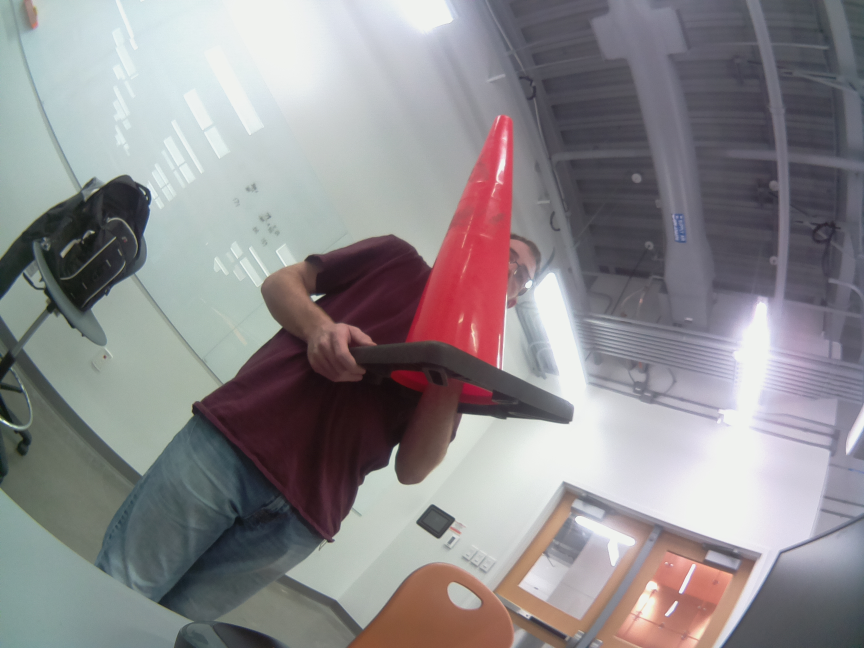
#> input picture Test.jpg, 2592 x 1944 px, given in place of the camera (shown at 1/3 size)
$ python Test.py
#> lines starting #> are read from the running program, lines starting #| are printed output that depends on the picture; after the words box and inside, x2 and y2 are one past the last pixel; in counts of white or black regions, pixels touching at a corner belong together
import cv2
import numpy as np
import imutils

cap = cv2.VideoCapture(0)

while(1):

    # Take each frame
    _, frame = cap.read()
#> frame is the input picture: shape (1944, 2592, 3); mean B, G, R 140.4, 137.7, 140.9


    # Convert BGR to HSV
    hsv = cv2.cvtColor(frame, cv2.COLOR_BGR2HSV)
#> hsv: shape (1944, 2592, 3); mean H, S, V 98.9, 37.6, 149.9


    lower_value1 = np.array([5,121,180])
    upper_value1 = np.array([50,210,255])

    lower_value3 = np.array([20,120,50])
    upper_value3 = np.array([200,255,170])


    mask_color1 = cv2.inRange(hsv, lower_value1, upper_value1)
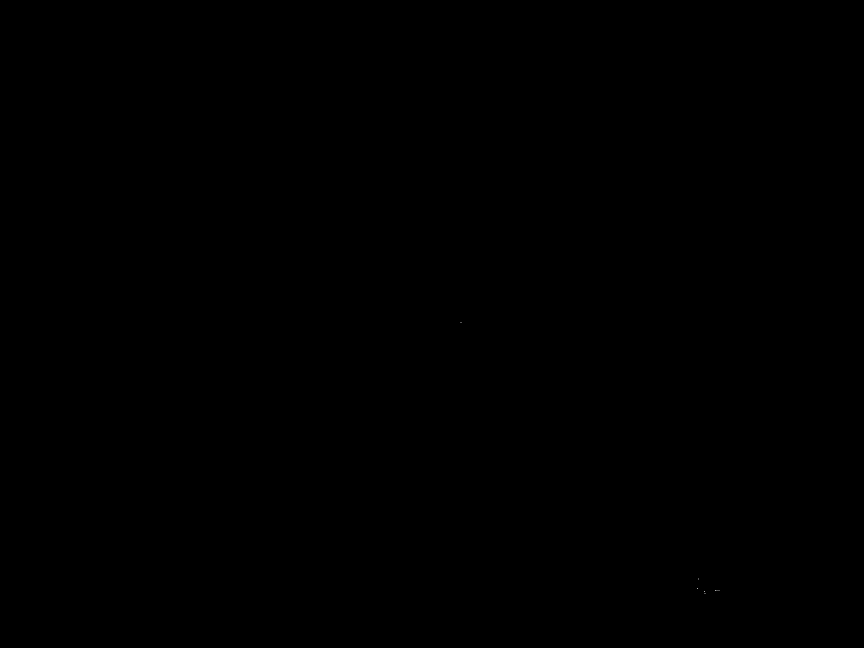
#> mask_color1: shape (1944, 2592) (shown at 1/3 size); 0% white in thin lines or dots, all inside (x1, y1, x2, y2) = (1382, 966, 2158, 1781)
    mask_color3 = cv2.inRange(hsv, lower_value3, upper_value3)
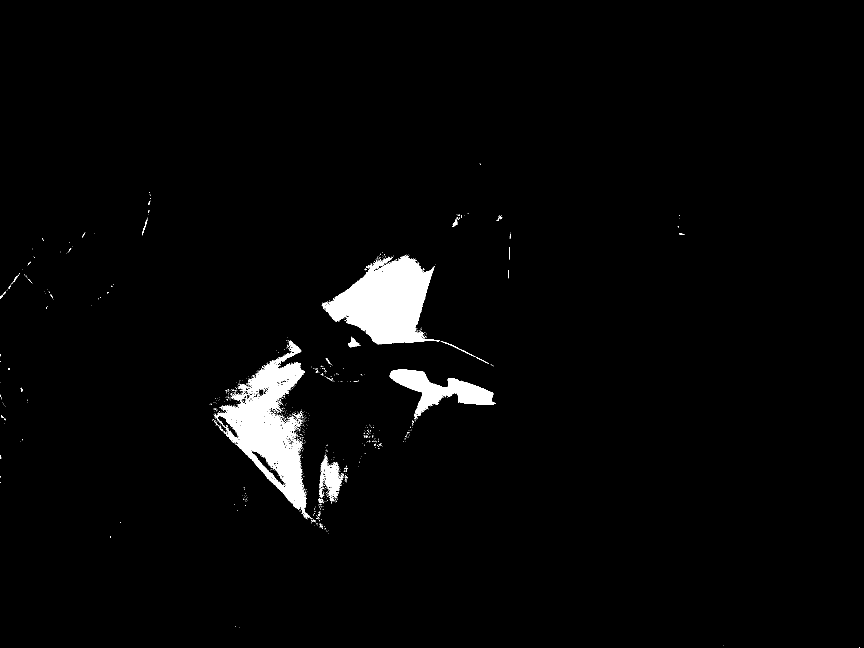
#> mask_color3: shape (1944, 2592) (shown at 1/3 size); 2.5% white; 1149 white regions (1109 under 20 px), largest, box (x1, y1, x2, y2) and area: (965, 766, 1320, 1033) 51706, (644, 1023, 929, 1553) 47944, (1169, 1108, 1488, 1256) 16687
    mask = mask_color1 + mask_color3

    res = cv2.bitwise_and(frame,frame, mask= mask)
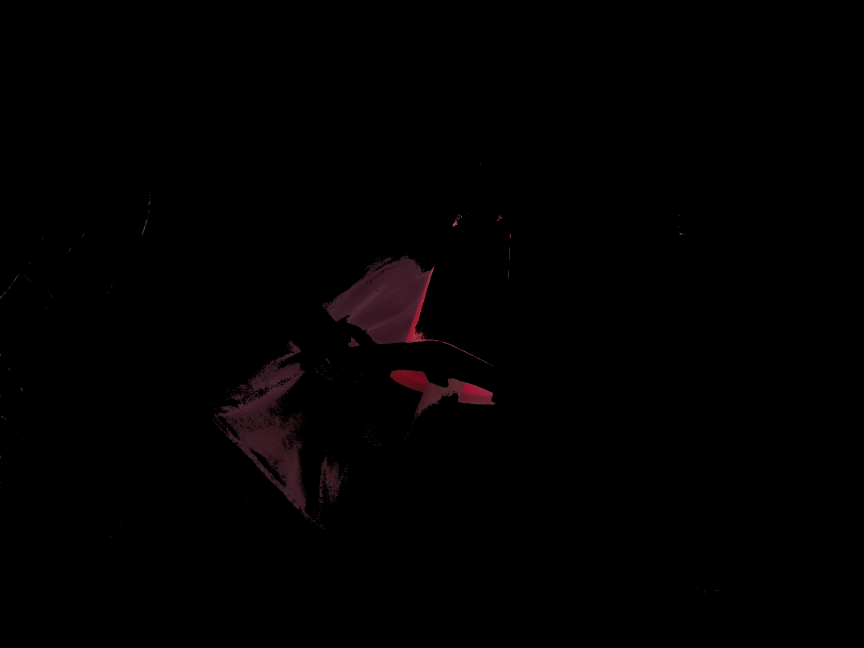
#> res: shape (1944, 2592, 3) (shown at 1/3 size); mean B, G, R 1, 0.7, 1.7
    edge = cv2.Canny(res,100,200)
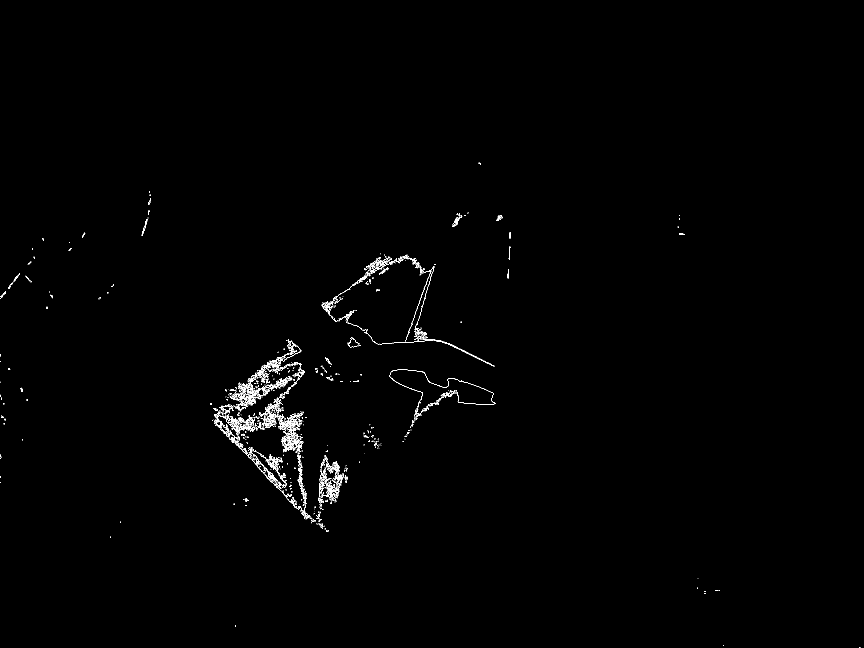
#> edge: shape (1944, 2592) (shown at 1/3 size); 0.44% white in thin lines or dots, all inside (x1, y1, x2, y2) = (0, 488, 2581, 1944)
    kernel = np.ones((10,10),None)
    kernel2 = np.ones((25,25),None)
    opening = cv2.morphologyEx(mask,cv2.MORPH_OPEN, kernel)
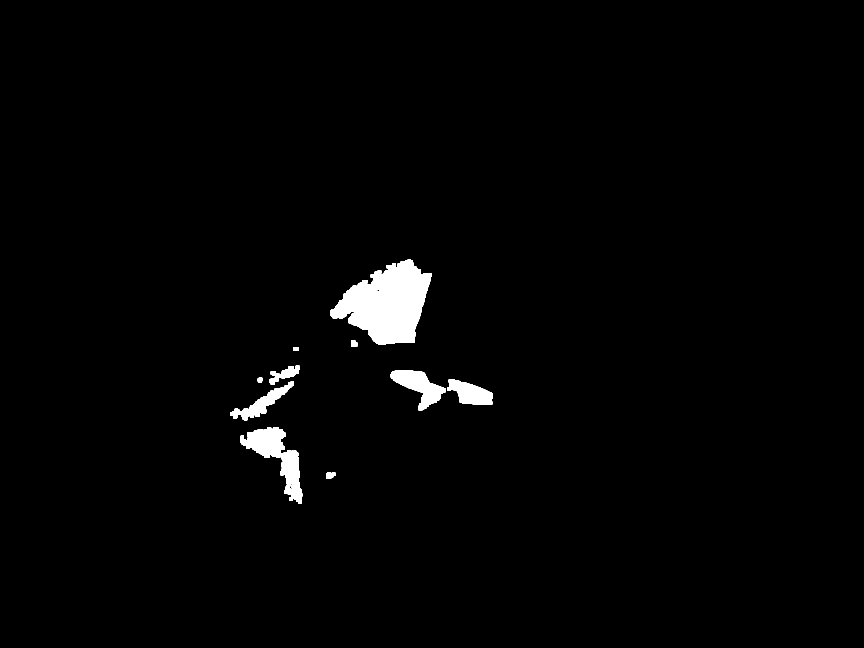
#> opening: shape (1944, 2592) (shown at 1/3 size); 1.7% white; 14 white regions, largest, box (x1, y1, x2, y2) and area: (991, 779, 1295, 1033) 46429, (721, 1281, 907, 1512) 15140, (1172, 1110, 1337, 1231) 8893
    closing = cv2.morphologyEx(opening,cv2.MORPH_CLOSE, kernel2)
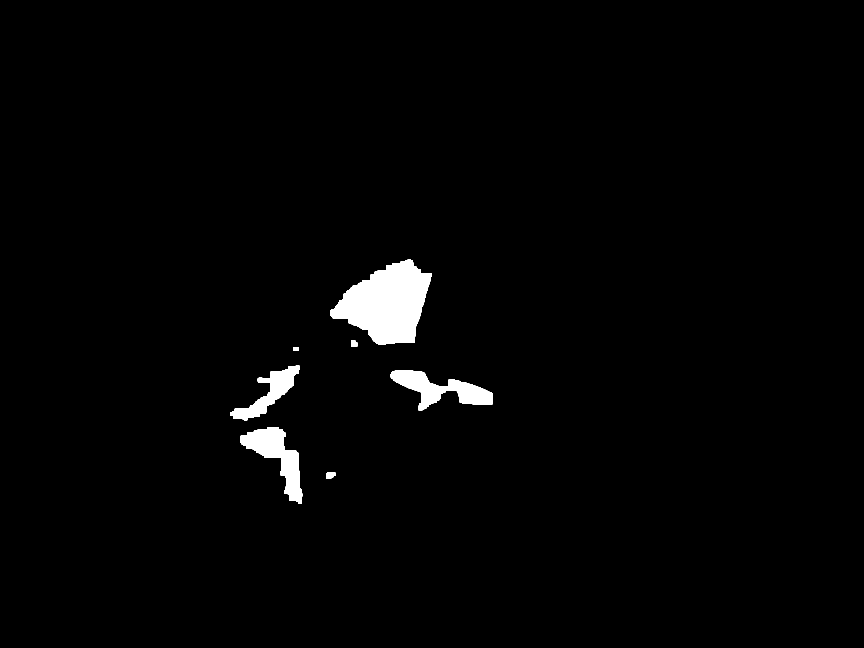
#> closing: shape (1944, 2592) (shown at 1/3 size); 1.8% white; 7 white regions

    cnt = cv2.findContours(closing,cv2.RETR_LIST,cv2.CHAIN_APPROX_SIMPLE)
#> cnt = 7 contours; box (x1, y1, x2, y2) and area: (991, 779, 1295, 1033) 46857, (721, 1281, 907, 1512) 15799, (1172, 1110, 1479, 1231) 15222, (690, 1097, 899, 1261) 10255, (980, 1416, 1006, 1437) 400, (1054, 1020, 1073, 1041) 299, (881, 1041, 897, 1053) 163
    cnts = imutils.grab_contours(cnt)
#> cnts has the same summary as cnt
    center = None
    if len(cnts)>0:

        c = max(cnts, key=cv2.contourArea)
#> c = contour of 270 points, box (x1, y1, x2, y2) (991, 779, 1295, 1033), area 46857
        ((x,y), radius) = cv2.minEnclosingCircle(c)
#> x = 1146.9; y = 893; radius = 164.7
        M = cv2.moments(c)
#> M = moments, m00 46857, centre m10/m00, m01/m00 = (1161.1, 910)
        center = (int(M["m10"] / M["m00"]), int(M["m01"] / M["m00"]))
#> center = (1161, 909)
        if radius > 2:
            cv2.circle(frame, (int(x), int(y)), int(radius), (0, 255, 255), 2)
            cv2.circle(frame, center, 5, (0,0,255), -1)
    cv2.imshow('clean fix',closing)
    #cv2.imshow('clean', opening)
   # cv2.imshow('edge',edge)
    cv2.imshow('frame',frame)
    cv2.imshow('mask',mask)
    cv2.imshow('res',res)
    print(center)
#| (1161, 909)
    k = cv2.waitKey(5) & 0xFF
#> (key Esc is pressed here)
    if k == 27:
        break

cv2.destroyAllWindows()

$ run again, on Test_1.jpg
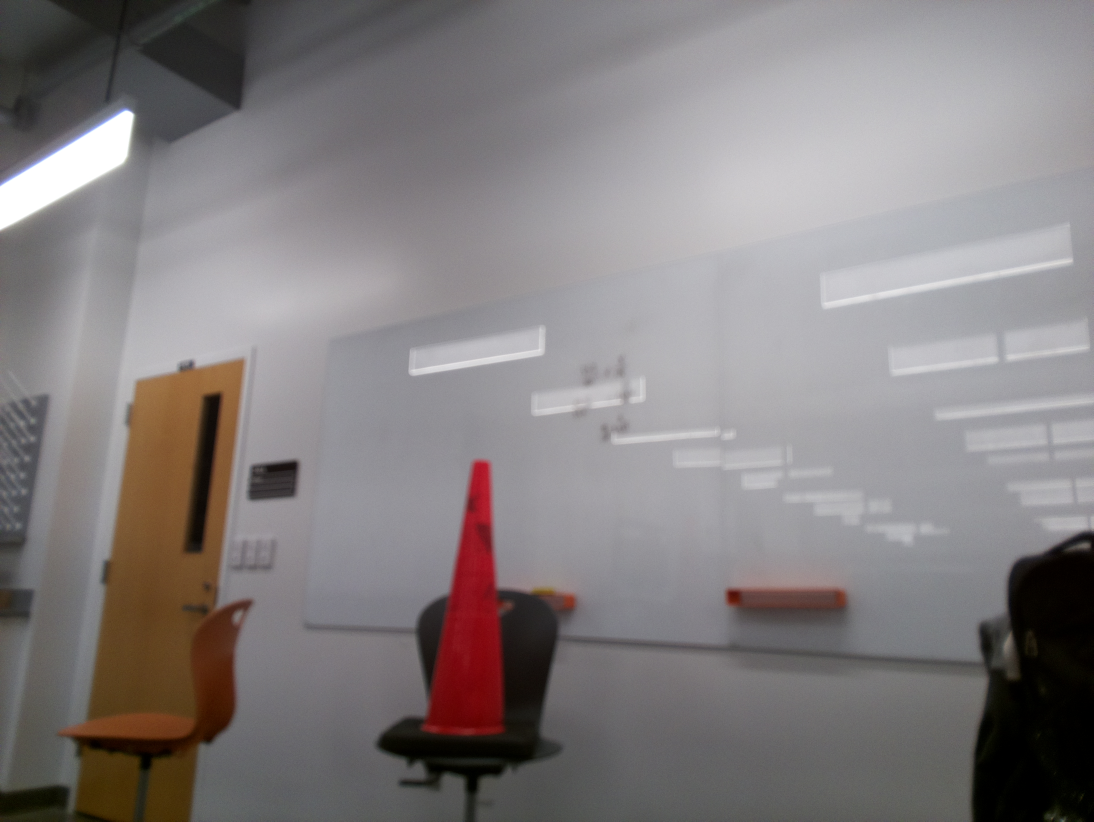
#> input picture Test_1.jpg, 3280 x 2464 px, given in place of the camera (shown at 1/3 size)
#> frame is the input picture: shape (2464, 3280, 3); mean B, G, R 127.6, 126.8, 132
#> hsv: shape (2464, 3280, 3); mean H, S, V 107.2, 29.3, 134.1
#> mask_color1: shape (2464, 3280); every value is 0
#> `mask_color3 = cv2.inRange(hsv, lower_value3, upper_value3)`:
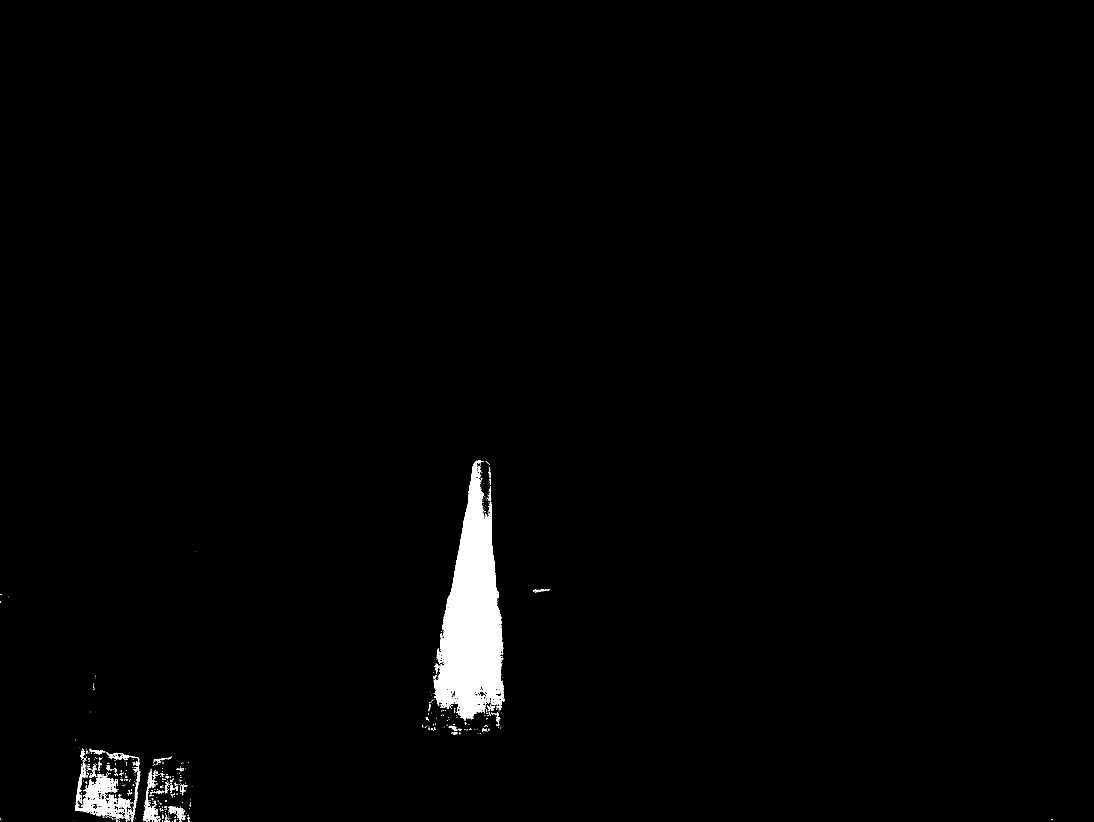
#> mask_color3: shape (2464, 3280) (shown at 1/3 size); 1.4% white; 594 white regions (514 under 20 px), largest, box (x1, y1, x2, y2) and area: (1302, 1382, 1512, 2162) 90326, (225, 2299, 393, 2464) 9697, (430, 2314, 480, 2464) 2118
#> edge: shape (2464, 3280); 0.19% white in thin lines or dots, all inside (x1, y1, x2, y2) = (0, 1381, 3158, 2464)
#> `opening = cv2.morphologyEx(mask,cv2.MORPH_OPEN, kernel)`:
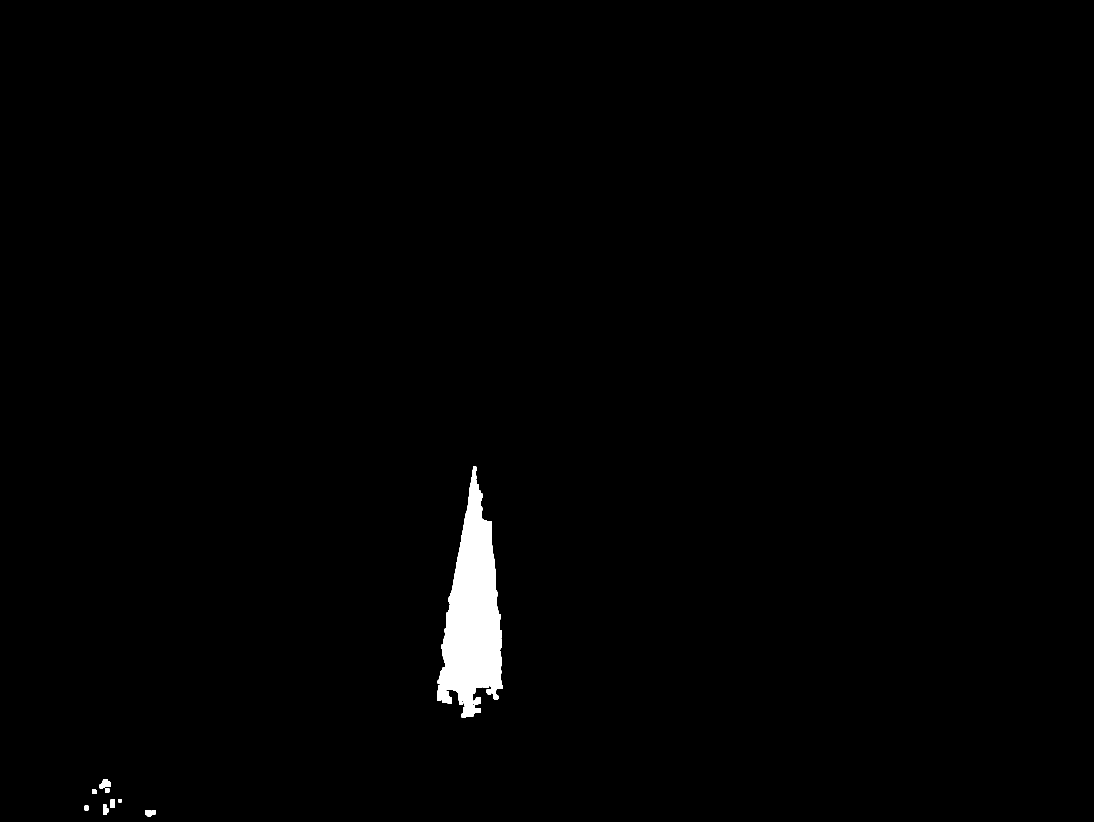
#> opening: shape (2464, 3280) (shown at 1/3 size); 1.1% white; 13 white regions, largest, box (x1, y1, x2, y2) and area: (1311, 1400, 1508, 2153) 81757, (299, 2337, 331, 2365) 617, (436, 2430, 467, 2449) 465
#> closing: shape (2464, 3280); 1.1% white; 5 white regions
#> cnt = 5 contours; box (x1, y1, x2, y2) and area: (1311, 1400, 1508, 2153) 84106, (277, 2337, 331, 2382) 1214, (309, 2397, 365, 2445) 1008, (436, 2430, 467, 2449) 422, (254, 2417, 265, 2431) 130
#> cnts has the same summary as cnt
#> c = contour of 353 points, box (x1, y1, x2, y2) (1311, 1400, 1508, 2153), area 84106
#> x = 1406.5; y = 1776; radius = 376.6
#> M = moments, m00 84106.5, centre m10/m00, m01/m00 = (1417.2, 1850.9)
#> center = (1417, 1850)
#| (1417, 1850)
